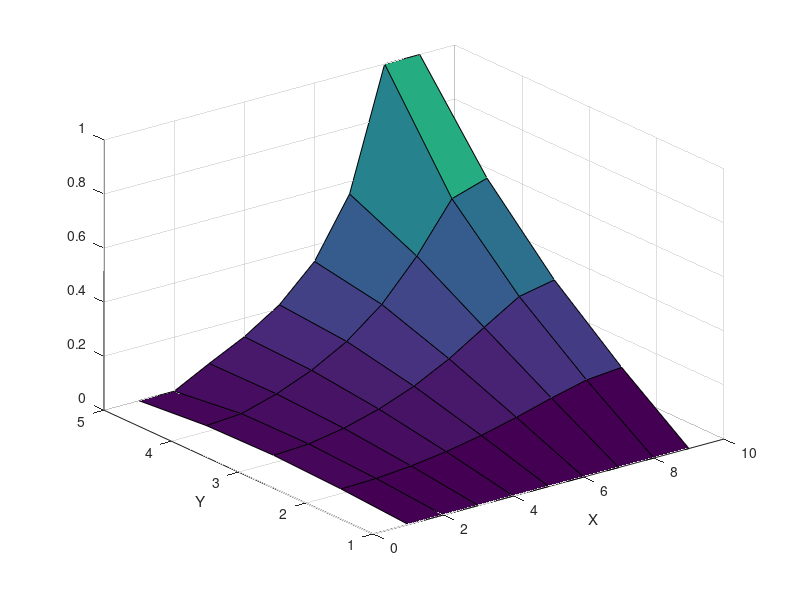

Here is the MATLAB script that generated this plot:
clear;
x = zeros(9,5);
y = zeros(9,5);
z = zeros(9,5);
phi = zeros(45,1);
A = zeros(45,45);
N = 10;

for j=1:5
    for i=1:9
        x(i,j) = i;
        y(i,j) = j;
    end
end

% Bottom position
for i=1:9
    phi(i,1) = 0;
    A(i,i) = 1;
end

% Top/Left
for i=37:38
    phi(i,1) = 0;
    A(i,i) = 1;
end

% Top/Right
for i=44:45
    phi(i,1) = 1;
    A(i,i) = 1;
end

for i=39:43
    A(i,i) = -2; A(i,i-1) = 0.5; A(i,i+1) = 0.5; A(i,i-9) = 1;
end

for i=11:17
    A(i,i) = -4; A(i,i-1) = 1; A(i,i+1) = 1; A(i,i+9) = 1; A(i,i-9) = 1;
    A(i+9,i+9) = -4; A(i+9,i+9-1) = 1; A(i+9,i+9+1) = 1; A(i+9,i+9+9) = 1; A(i+9,i+9-9) = 1;
    A(i+18,i+18) = -4; A(i+18,i+18-1) = 1; A(i+18,i+18+1) = 1; A(i+18,i+18+9) = 1; A(i+18,i+18-9) = 1;
end

for i=1:3
    A(i*9+1,i*9+1) = -2; A(i*9+1,i*9+1+1) = 1; A(i*9+1,i*9+1+9) = 0.5; A(i*9+1,i*9+1-9) = 0.5;
    A((i+1)*9,(i+1)*9) = -2; A((i+1)*9,(i+1)*9-1) = 1; A((i+1)*9,(i+1)*9+9) = 0.5; A((i+1)*9,(i+1)*9-9) = 0.5;
end

phi = A\phi;

for j=1:5
    for i=1:9
        z(i,j) = phi((j-1)*9+i,1);
    end
end

surf(x,y,z);
xlabel('X') 
ylabel('Y')
 